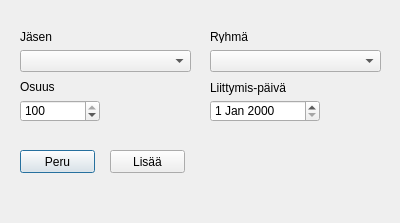
<?xml version="1.0" encoding="UTF-8"?>
<ui version="4.0">
 <class>Dialog</class>
 <widget class="QDialog" name="Dialog">
  <property name="geometry">
   <rect>
    <x>0</x>
    <y>0</y>
    <width>400</width>
    <height>223</height>
   </rect>
  </property>
  <property name="windowTitle">
   <string>Dialog</string>
  </property>
  <widget class="QComboBox" name="membershipMemberComboBox">
   <property name="geometry">
    <rect>
     <x>20</x>
     <y>50</y>
     <width>171</width>
     <height>22</height>
    </rect>
   </property>
  </widget>
  <widget class="QLabel" name="membershipMemberLabel">
   <property name="geometry">
    <rect>
     <x>20</x>
     <y>30</y>
     <width>47</width>
     <height>13</height>
    </rect>
   </property>
   <property name="text">
    <string>Jäsen</string>
   </property>
  </widget>
  <widget class="QDateEdit" name="membershipJoinDateEdit">
   <property name="geometry">
    <rect>
     <x>210</x>
     <y>100</y>
     <width>110</width>
     <height>22</height>
    </rect>
   </property>
  </widget>
  <widget class="QLabel" name="membershipJoinLabel">
   <property name="geometry">
    <rect>
     <x>210</x>
     <y>80</y>
     <width>91</width>
     <height>16</height>
    </rect>
   </property>
   <property name="text">
    <string>Liittymis-päivä</string>
   </property>
  </widget>
  <widget class="QComboBox" name="membershipGroupComboBox">
   <property name="geometry">
    <rect>
     <x>210</x>
     <y>50</y>
     <width>171</width>
     <height>22</height>
    </rect>
   </property>
  </widget>
  <widget class="QLabel" name="membershipGroupLabel">
   <property name="geometry">
    <rect>
     <x>210</x>
     <y>30</y>
     <width>47</width>
     <height>13</height>
    </rect>
   </property>
   <property name="text">
    <string>Ryhmä</string>
   </property>
  </widget>
  <widget class="QLabel" name="membershipShareLabel">
   <property name="geometry">
    <rect>
     <x>20</x>
     <y>80</y>
     <width>47</width>
     <height>13</height>
    </rect>
   </property>
   <property name="text">
    <string>Osuus</string>
   </property>
  </widget>
  <widget class="QPushButton" name="membershipCancelPushButton">
   <property name="geometry">
    <rect>
     <x>20</x>
     <y>150</y>
     <width>75</width>
     <height>23</height>
    </rect>
   </property>
   <property name="text">
    <string>Peru</string>
   </property>
   <property name="default">
    <bool>true</bool>
   </property>
  </widget>
  <widget class="QPushButton" name="membershipAddPushButton">
   <property name="geometry">
    <rect>
     <x>110</x>
     <y>150</y>
     <width>75</width>
     <height>23</height>
    </rect>
   </property>
   <property name="text">
    <string>Lisää</string>
   </property>
  </widget>
  <widget class="QSpinBox" name="membershipShareSpinBox">
   <property name="geometry">
    <rect>
     <x>20</x>
     <y>100</y>
     <width>80</width>
     <height>22</height>
    </rect>
   </property>
   <property name="maximum">
    <number>100</number>
   </property>
   <property name="singleStep">
    <number>50</number>
   </property>
   <property name="value">
    <number>100</number>
   </property>
  </widget>
 </widget>
 <tabstops>
  <tabstop>membershipMemberComboBox</tabstop>
  <tabstop>membershipGroupComboBox</tabstop>
  <tabstop>membershipShareSpinBox</tabstop>
  <tabstop>membershipJoinDateEdit</tabstop>
  <tabstop>membershipCancelPushButton</tabstop>
  <tabstop>membershipAddPushButton</tabstop>
 </tabstops>
 <resources/>
 <connections/>
</ui>
